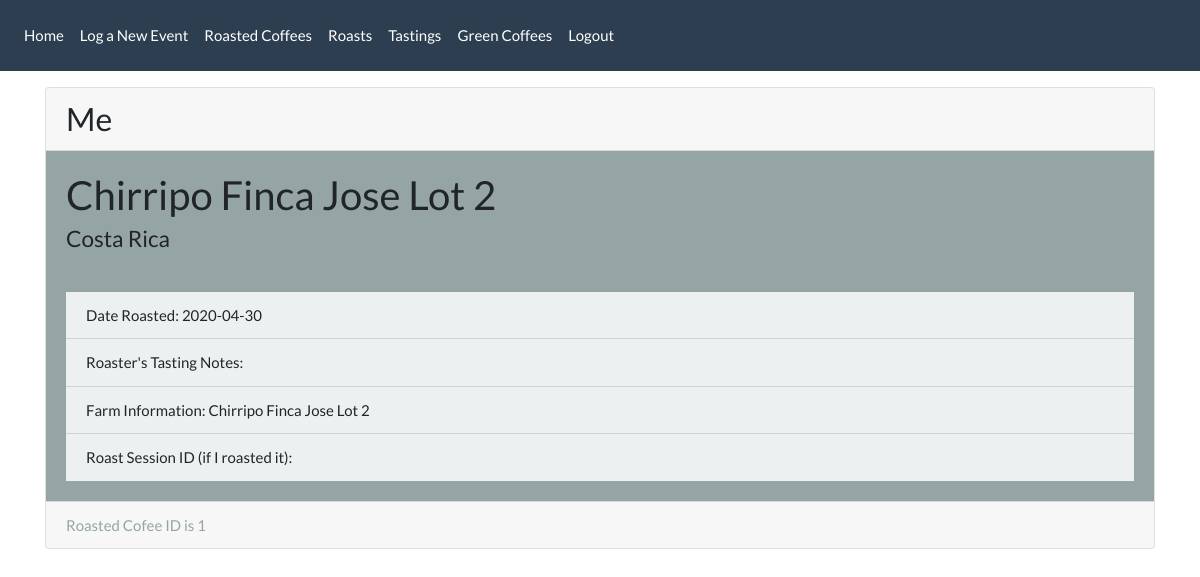
Screenshot of /roasted_coffee/1 (signed in) with the database file from the repository.
### app/models.py (models this page shows, shortened)
class RoastedCoffee(db.Model):
    id = db.Column(db.Integer, primary_key=True)
    roaster = db.Column(db.String(40))
    roast_date = db.Column(db.String(14))
    tasting_notes = db.Column(db.String(120))
    origin_country = db.Column(db.String(30))
    farm_information = db.Column(db.String(120))
    coffee_name = db.Column(db.String(80))
    roast_session_id = db.Column(db.Integer, db.ForeignKey("roast_session.id"))
    roast_session = db.relationship("RoastSession", backref="coffees")

### app/routes.py (the view)
@app.route('/roasted_coffee/<id>')
@login_required
def rc_profile(id):
    r = RoastedCoffee.query.filter_by(id=int(id)).first_or_404()
    return render_template('roasted_coffee.html', r=r)

### app/models.py (called while the page is built)
@login.user_loader
def load_user(id):
    return User.query.get(int(id))

### app/templates/roasted_coffee.html
{% extends "base.html" %}
{% block content %}
<div class="container my-3">
  <div class='card'>
    <h3 class='card-header'>{{ r.roaster }}</h3>
    <div class='card-body bg-secondary'>
      <h2 class='card-title'> {{ r.coffee_name }}</h2>
      <h4 class ='card-subtitle'> {{ r.origin_country }}</h4>
    </div>
    <div class='card-body bg-secondary'>
      <ul class='list-group list-group-flush'>
        <li class='list-group-item bg-light'>Date Roasted: {{ r.roast_date }} </li>
        <li class='list-group-item bg-light'>Roaster's Tasting Notes: {{ r.official_notes }}</li>
        <li class='list-group-item bg-light'>Farm Information: {{ r.farm_information }}</li>
        <li class='list-group-item bg-light'>Roast Session ID (if I roasted it): {{ r.roast_session.id }}</li>
      </ul>
    </div>
    <div class='card-footer text-muted'>
      Roasted Cofee ID is {{ r.id }}
    </div>
  </div>
</div>
{% endblock %}

### rows the page displays
RoastedCoffee: roaster "Me", coffee_name "Chirripo Finca Jose Lot 2", origin_country "Costa Rica", roast_date "2020-04-30", farm_information "Chirripo Finca Jose Lot 2", id "1"
